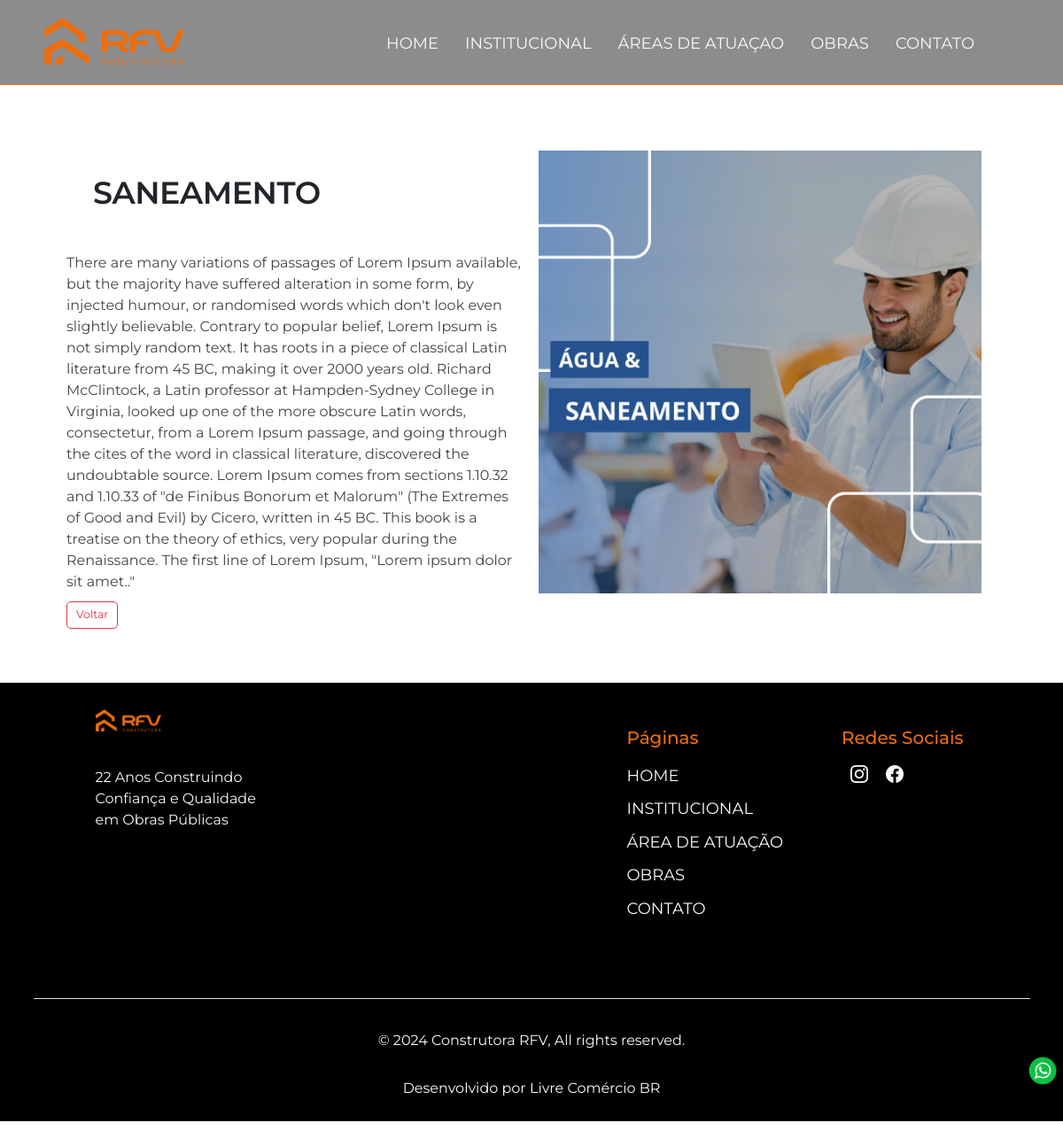
The page /area_atuacao/2/ on the database as committed earlier.
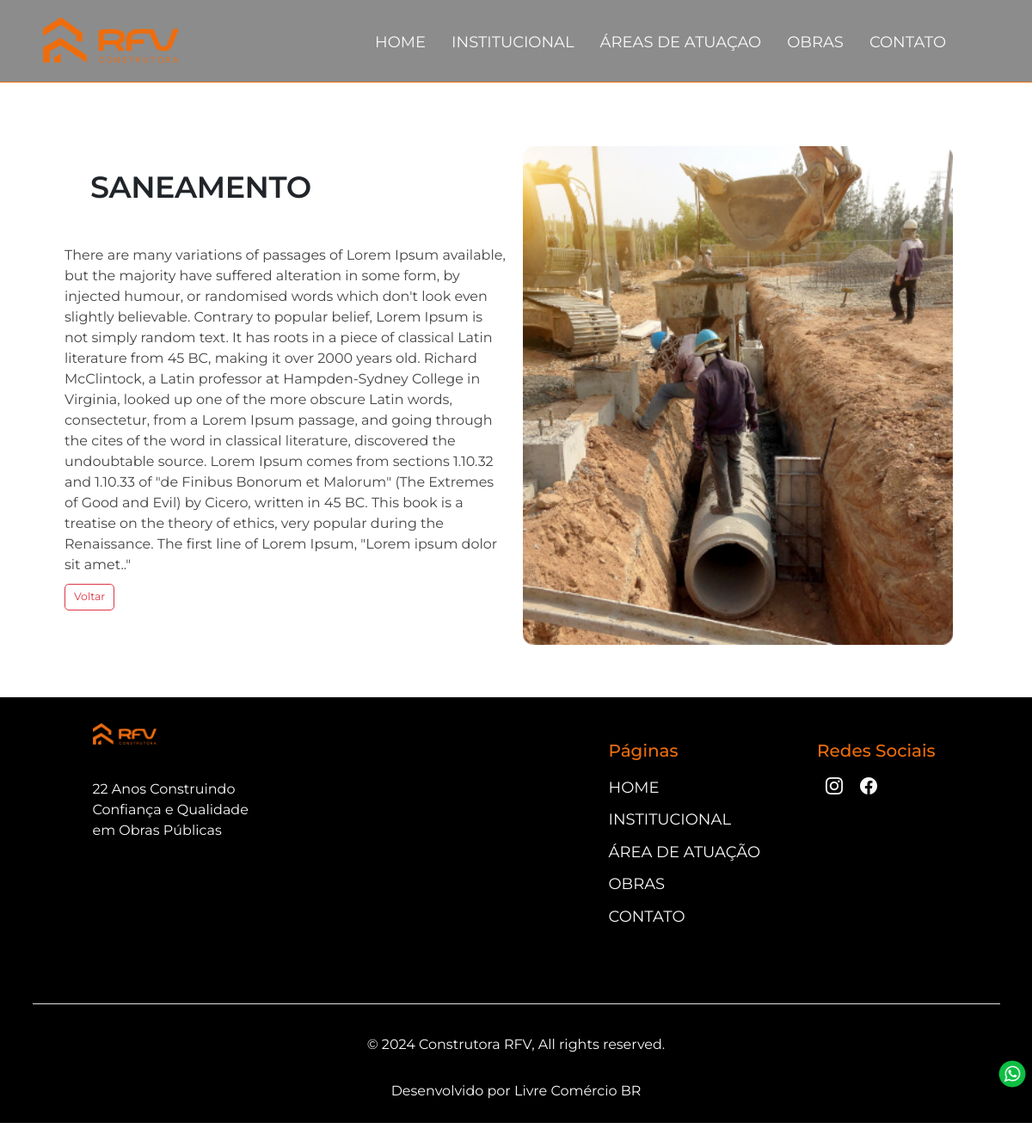
The same page on the database as committed later.
### consultora_app/models.py (models this page shows, shortened)
class AreaAtuacao(models.Model):
    titulo = models.CharField(max_length=150)
    descricao = models.TextField()
    imagem = models.ImageField(upload_to="area_atuacao", blank=True, null=True)

### consultora_app/views.py (the view)
# urls.py: path('area_atuacao/<int:id>/', area_atuacao, name='area_atuacao'),
def area_atuacao(request, id):
    areas = AreaAtuacao.objects.filter(id=id)
    return render(request, 'area_atuacao.html', {"areas": areas})

### consultora_app/templates/area_atuacao.html (shortened to what this page needs)
{% extends 'base.html' %}
{% load static %}
{% block body %}
<main>
    <div class="container container-pagina-atuacao">
        <div class="row featurette">
            {% for area in areas %}
            <div class="col-md-6 col-img-txt-atuacao">
                <h2 class="featurette-heading lh-1 titulo-pagina-atuacao">{{area.titulo}}</h2>
                <p>{{area.descricao}}</p>
                <a href="{% url 'areas_atuacao' %}" class="btn btn-outline-danger btn-lg px-3">Voltar</a>
            </div>
            <div class="col-md-6 col-img-txt-atuacao">
                <img src="{{area.imagem.url}}" alt="construcao_civil" width="500px" height="500px" class="img-fluid"
                    loading="lazy">
            </div>
            {% endfor %}
        </div>
</main>
{% endblock body %}

### templates/base.html (shortened to what this page needs)
<!DOCTYPE html>
{% load static %}
<html lang="pt-br">
<head>
    <link href="https://cdn.jsdelivr.net/npm/bootstrap@5.3.3/dist/css/bootstrap.min.css" rel="stylesheet"
>
    <link rel="stylesheet" href="https://cdn.jsdelivr.net/npm/bootstrap-icons@1.11.3/font/bootstrap-icons.min.css">
    <link rel="stylesheet" href="{% static 'css/styles.css' %}">
</head>
<body>
    <header>
        <div class="container-fluid">
            <nav class="navbar navbar-expand-lg fixed-top align-items-center">
                <div class="div-logo-menu">
                    <a class="navbar-brand" href="{% url 'homepage' %}"><img
                            src="{% static 'img/home/logoempresa.png' %}" alt="Logo empresa" id="logo"></a>
                </div>
                <div class="collapse navbar-collapse justify-content-end" id="navbarSupportedContent">
                    <div class="nav-item" id="home-menu">
                        <a class="nav-link" aria-current="page" href="{% url 'homepage' %}">HOME</a>
                    </div>
                    <div class="nav-item">
                        <a class="nav-link" href="{% url 'institucional' %}" id="agencia-menu">INSTITUCIONAL</a>
                    </div>
                    <div class="nav-item">
                        <a class="nav-link" href="{% url 'areas_atuacao' %}" id="servicos-menu">ÁREAS DE
                            ATUAÇAO</a>
                    </div>
                    <div class="nav-item">
                        <a class="nav-link" href="{% url 'obras' %}" id="time-menu">OBRAS</a>
                    </div>
                    <div class="nav-item">
                        <a class="nav-link" href="{% url 'contato'  %}" id="contato-menu">CONTATO</a>
                    </div>
                </div>
            </nav>
        </div>
    </header>
    {% block body %}{% endblock body %}
    <div class="container-fluid container-rodape">
        <footer class="row row-cols-1 row-cols-sm-2 row-cols-md-5 py-5 my-5 border-top div-central-footer">
            <div class="col mb-3 div-logo-footer">
                <a href="{% url 'homepage' %}"
                    class="d-flex align-items-center mb-3 link-body-emphasis text-decoration-none">
                    <img src="{% static 'img/home/logoempresa.png' %}" alt="">
                </a>
                <p class="paragrafo-rodape">22 Anos Construindo Confiança e Qualidade em Obras Públicas</p>
            </div>
            <div class="col mb-3">
            </div>
            <div class="col mb-3">
            </div>
            <div class="col mb-3 div-links-footer">
                <h5 class="titulos-rodape">Páginas</h5>
                <ul class="nav flex-column ul-links-footer">
                    <li class="nav-item mb-4"><a href="{% url 'homepage' %}" class="nav-link p-0 links-footer">HOME</a>
                    </li>
                    <li class="nav-item mb-4"><a href="{% url 'institucional' %}"
                            class="nav-link p-0 links-footer">INSTITUCIONAL</a>
                    </li>
                    <li class="nav-item mb-4"><a href="{% url 'areas_atuacao' %}" class="nav-link p-0 links-footer">ÁREA
                            DE
                            ATUAÇÃO</a>
                    </li>
                    <li class="nav-item mb-4"><a href="{% url 'obras' %}" class="nav-link p-0 links-footer">OBRAS</a>
                    </li>
                    <li class="nav-item mb-4"><a href="{% url 'contato' %}" class="nav-link p-0 ">CONTATO</a></li>
                </ul>
            </div>
            <div class="col mb-3 rodape-redes">
                <h5 class="titulos-rodape">Redes Sociais</h5>
                <ul class="list-unstyled d-flex lista-rede-sociais">
                    <li class="ms-3 "><a class="link-body-emphasis links-redes-sociais" href="#"><i
                                class="bi bi-instagram"></i></a></li>
                    <li class="ms-3"><a class="link-body-emphasis links-redes-sociais" href="#"><i
                                class="bi bi-facebook"></i></a></li>
                </ul>
            </div>
        </footer>
        <div class="container">
            <div class=" d-flex flex-column align-items-center py-4 border-top ">
                <div>
                    <p class="paragrafo-direitos-autorais">&copy; 2024 Construtora RFV, All rights reserved.</p>
                </div>
                <div>
                    <p class="paragrafo-direitos-autorais">Desenvolvido por Livre Comércio BR</p>
                </div>
            </div>
        </div>
    </div>
    <div class="services-area pt-0">
        <div class="container pt-0" id="container-area">
            <div class="row pt-0">
                <div class="col-md-4 service-box pt-0">
                    <div class="redes-sociais-1">
                        <a class="nav-link" href="https://wa.me/5519987203059" id="contato-menu-whats"><img
                                src="{% static 'img/redes_sociais/whats-flutuante.png' %}"></img></a>
                    </div>
                </div>
            </div>
        </div>
    </div>
</body>
</html>

Rows that differ between the two databases and show on the page:
changed AreaAtuacao "SANEAMENTO": imagem: a different picture
